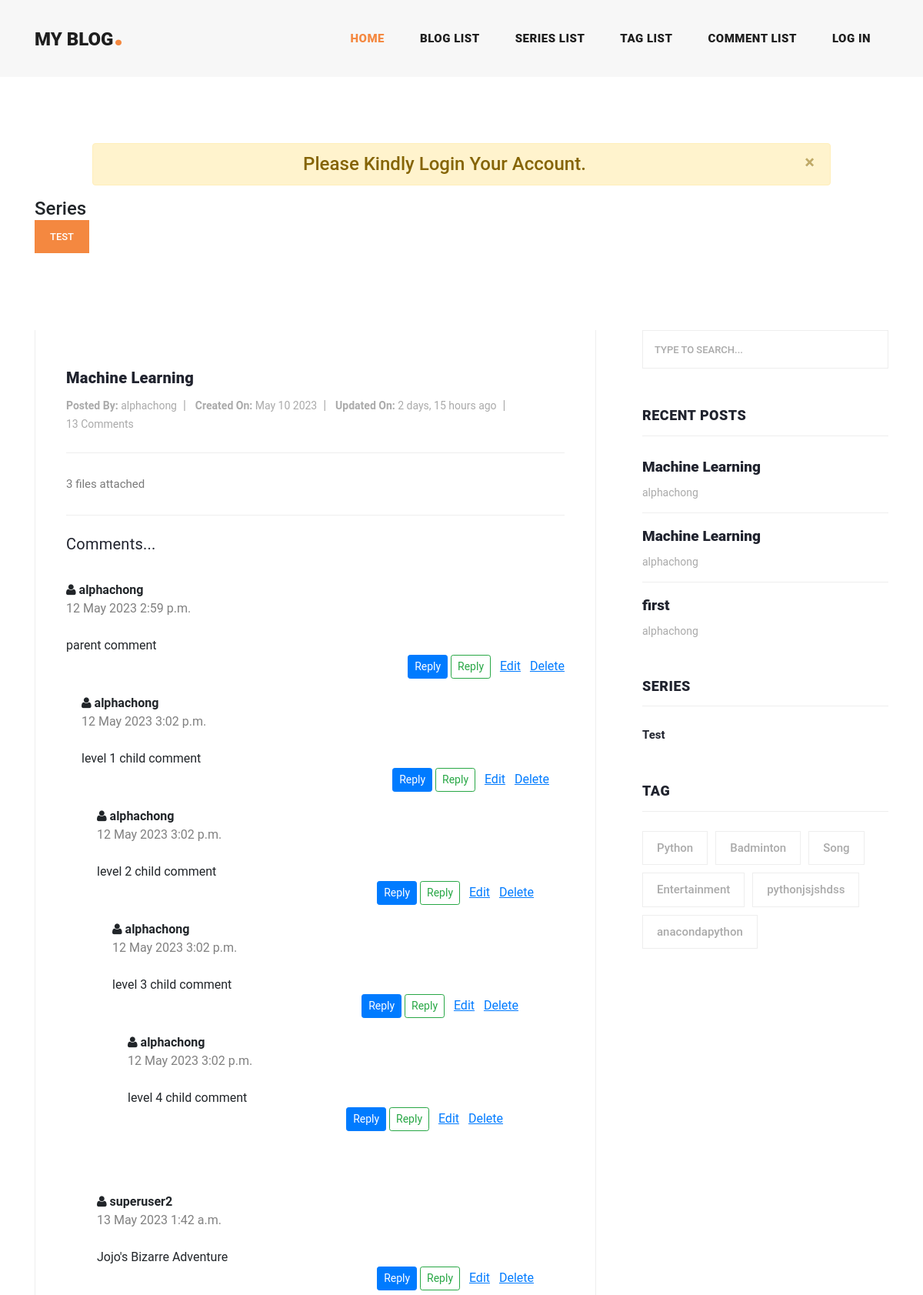
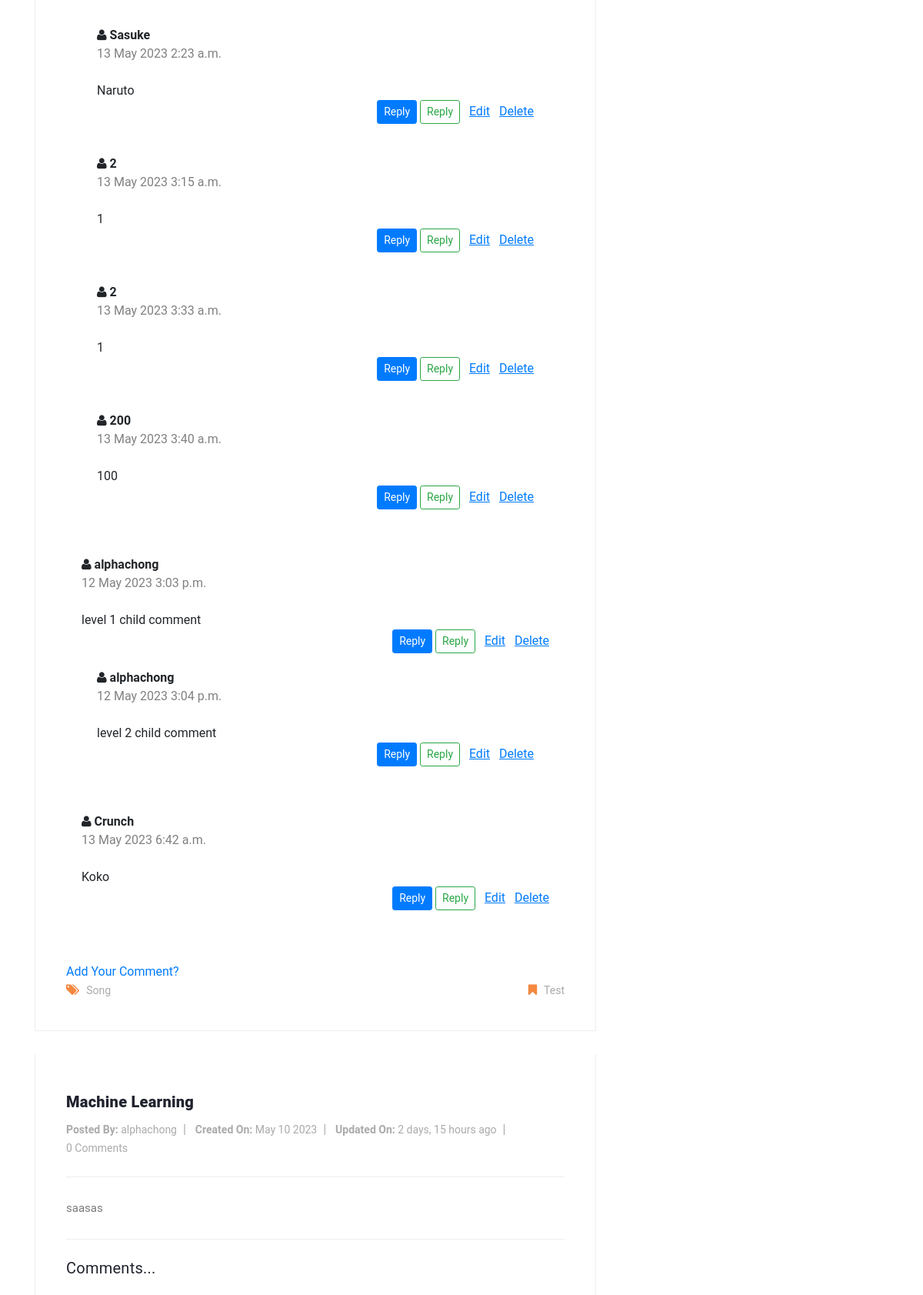
The page / (upper part) on the database its author committed (2 pictures, top to bottom).
### app_blog/models.py (models this page shows, shortened)
class Series(models.Model):
    name = models.CharField(max_length=50, default="")
    def __str__(self):
        return self.name

class Post(models.Model):
    title = models.CharField(max_length=100)
    author = models.ForeignKey(settings.AUTH_USER_MODEL, on_delete= models.CASCADE)
    contributors = models.ManyToManyField(settings.AUTH_USER_MODEL, related_name='contributed_posts', blank=True)
    content = models.TextField()
    tags = models.ManyToManyField(Tag)
    series = models.ForeignKey(Series, on_delete=models.CASCADE, null=True)
    created_on = models.DateTimeField(auto_now_add=True)
    updated_on = models.DateTimeField(auto_now= True)
    sequence = models.IntegerField(default=1)
    class Meta:
        ordering = ['sequence', '-created_on']

class Comment(models.Model):
    commenter = models.CharField(max_length=100, default="")
    comment_detail = models.TextField(default="")
    comment_date = models.DateTimeField(auto_now_add=True)
    post = models.ForeignKey(Post, on_delete=models.CASCADE)
    parent=models.ForeignKey("self", null=True, blank=True, on_delete=models.CASCADE)

class Tag(models.Model):
    name = models.CharField(max_length=50, default="")
    def __str__(self):
        return self.name

### project/views.py (the view)
# urls.py: 2. Add a URL to urlpatterns:  path('', views.home, name='home')
def home(request):
    context = {}
    context['post'] = Post.objects.all()
    context['tags'] = Tag.objects.all()
    context['comment'] = Comment.objects.all()
    context['series'] = Series.objects.all()
    return render(request, 'project/home.html', context=context)

### project/templates/project/home.html (shortened to what this page needs)
{% extends 'project/master.html' %}
{% load static %}
{% block content %}
        {% if user.is_authenticated %}
        <li>
          <a class="nav-link" href="{% url 'logout' %}">Log Out</a>
        </li>
        {% else %}
          <li class="nav-item">
            <a class="nav-link" href="{% url 'login' %}">Log In</a>
          </li>
        {% endif %}
        </ul>
      </div>
    </div>
  </nav>
</header>
<div class="main-banner header-text">
  <div class="container-fluid">
    <div class="owl-banner owl-carousel"></div>
  </div>
</div>
<section class="call-to-action">
  {% if user.is_authenticated %}
    <div class="alert alert-success alert-dismissible fade show" role="alert" style="width:80%; margin-left: auto; margin-right: auto;">
      <h4 style="text-align: center;">Welcome Back, {{ user.username }}.</h4>
      <button type="button" class="close" data-dismiss="alert" aria-label="Close">
        <span aria-hidden="true">&times;</span>
      </button>
    </div>
  {% else %}
    <div class="alert alert-warning alert-dismissible fade show" role="alert" style="width:80%; margin-left: auto; margin-right: auto;">
      <h4 style="text-align: center;">Please Kindly Login Your Account.</h4>
      <button type="button" class="close" data-dismiss="alert" aria-label="Close">
        <span aria-hidden="true">&times;</span>
      </button>
    </div>
  {% endif %}
  <div class="container">
    <div class="row">
      <div class="col-lg-12">
        <h4>Series</h4>
        <div class="btn-group" role="group" aria-label="Basic example">
          {% for s in series %}
            <div class="main-button">
              <a href="{% url 'app_blog:series-detail' s.pk  %}">{{ s.name }}</a>
            </div>
          {% endfor %}
        </div>
      </div>
    </div>
  </div>
</section>
<section class="blog-posts">
  <div class="container">
    <div class="row">
      <div class="col-lg-8">
        <div class="all-blog-posts">
          <div class="row">
            {% for post in post %}
              <div class="col-lg-12">
                <div class="blog-post">
                  <div class="down-content">
                    <a href="{% url 'app_blog:post-detail' post.pk %}"><h4>{{ post.title }}</h4></a>
                    <ul class="post-info">
                      <li><a href="#"><strong>Posted By:</strong> {{ post.author }}</a></li>
                      <li><a href="#"><strong>Created On:</strong> {{ post.created_on|date:"N j Y" }}</a></li>
                      <li><a href="#"><strong>Updated On:</strong> {{ post.updated_on|timesince }} ago</a></li>
                      <br/>
                      <li>
                        <a href="#">{{ post.comment_set.all.count }} Comments</a>
                      </li>
                    </ul>
                    <p>{{ post.content }}</p>
                    <h4 style="font-weight: normal">Comments...</h4>
                    {% for comments in post.comment_set.all %}
                      {% if comments.parent_id is None %}
                      <br/>
                      <div class="comment">
                        <i class="fa fa-user"></i>
                        <b>{{ comments.commenter }}</b>
                        <div style="color:gray;">
                          {{ comments.comment_date|date:"j N Y" }}
                          {{ comments.comment_date|time }}
                        </div>
                        <br/>
                        {{ comments.comment_detail }}
                        <div style="text-align: right;">
                          <button class="btn btn-sm btn-primary" type="button" data-toggle="collapse" data-target="#replyBox{{comments.pk}}" aria-expanded="false" aria-controls="replyBox{{comment.pk}}">
                            Reply
                        </button>
                        <a href="{% url 'app_blog:reply-comment-create' comments.pk %}" class="btn btn-sm btn-outline-success">Reply</a>
                          <a href="{% url 'app_blog:comment-update' comments.pk %}"><u>Edit</u></a>
                          <a href="{% url 'app_blog:comment-delete' comments.pk %}"><u>Delete</u></a>
                        </div>
                        {% include 'app_blog/comment/comment_reply.html' with replies=comments.comment_set.all %}
                    </div>
                    {% endif %}
                    {% empty %}
                        <p>No comments yet.</p>
                  {% endfor %}
                    <br /><br />
                    <div class="button">
                      <a href="{% url 'app_blog:comment-create' post.pk %}">Add Your Comment?</a>
                    </div>
                    <div class="post-options">
                      <div class="row">
                        <div class="col-6">
                          <ul class="post-tags">
                            <li><i class="fa fa-tags"></i></li>
                            {% for tag in post.tags.all %}
                              <li><a href="#">{{ tag }}</a></li>
                            {% endfor %}
                          </ul>
                        </div>
                        <div class="col-6">
                          <ul class="post-share">
                            <li><i class="fa fa-bookmark"></i></li>
                            <li><a href="{% url 'app_blog:series-detail' post.series.pk  %}">{{ post.series }}</a></li>
                          </ul>
                        </div>
                      </div>
                    </div>
                  </div>
                </div>
              </div>
            {% endfor %}
          </div>
        </div>
      </div>
      <div class="col-lg-4">
        <div class="sidebar">
          <div class="row">
            <div class="col-lg-12">
              <div class="sidebar-item search">
                <form id="search_form" name="gs" method="GET" action="#">
                  <input
                    type="text"
                    name="q"
                    class="searchText"
                    placeholder="type to search..."
                    autocomplete="on"
                  />
                </form>
              </div>
            </div>
            <div class="col-lg-12">
              <div class="sidebar-item recent-posts">
                <div class="sidebar-heading">
                  <h2>Recent Posts</h2>
                </div>
                <div class="content">
                  <ul>
                    {% for post in post %}
                      {% if forloop.counter <= 3 %}
                        <li>
                          <a href="{% url 'app_blog:post-detail' post.pk %}">
                            <h5>{{ post.title }}</h5>
                            <span>{{ post.author }}</span>
                          </a>
                        </li>
                      {% endif %}
                    {% endfor %}
                  </ul>
                </div>
              </div>
            </div>
            <div class="col-lg-12">
              <div class="sidebar-item categories">
                <div class="sidebar-heading">
                  <h2>Series</h2>
                </div>
                <div class="content">
                  <ul>
                    {% for s in series %}
                      <li><a href="{% url 'app_blog:series-detail' s.pk  %}">{{ s.name }}</a></li>
                    {% endfor %}
                  </ul>
                </div>
              </div>
            </div>
            <div class="col-lg-12">
              <div class="sidebar-item tags">
                <div class="sidebar-heading">
                  <h2>Tag</h2>
                </div>
                <div class="content">
                  <ul>
                    {% for t in tags %}
                      <li><a href="{% url 'app_blog:tag-detail' t.pk  %}">{{ t.name }}</a></li>
                    {% endfor %}
                  </ul>
                </div>
              </div>
            </div>
          </div>
        </div>
      </div>
    </div>
  </div>
</section>
{% endblock %}

### app_blog/templates/app_blog/comment/comment_reply.html (shortened to what this page needs)
{% for reply in replies %}
    <div class="replies" style="padding: 20px;">
        <i class="fa fa-user"></i>
        <b>{{ reply.commenter }}</b>
        <div style="color:gray;">
            {{ reply.comment_date|date:"j N Y" }}
            {{ reply.comment_date|time }}
          </div>
        <br />
        {{ reply.comment_detail }}
        <div style="text-align: right;">
            <button class="btn btn-sm btn-primary" type="button" data-toggle="collapse" data-target="#replyBox{{reply.pk}}" aria-expanded="false" aria-controls="replyBox{{comment.pk}}">
                Reply
            </button>
            <a href="{% url 'app_blog:reply-comment-create' reply.pk %}" class="btn btn-sm btn-outline-success">Reply</a>
            <a href="{% url 'app_blog:comment-update' reply.pk %}"><u>Edit</u></a>
            <a href="{% url 'app_blog:comment-delete' reply.pk %}"><u>Delete</u></a>
          </div>
        {% include 'app_blog/comment/comment_reply.html' with replies=reply.comment_set.all %}
    </div>
{% endfor %}

### static/css/templatemo-stand-blog.css (style rules this page uses)
body { font-family: 'Roboto', sans-serif; overflow-x: hidden; text-rendering: optimizeLegibility; -webkit-font-smoothing: antialiased; -moz-osx-font-smoothing: grayscale; }
p { margin-bottom: 0px; font-size: 15px; font-weight: 400; color: #7a7a7a; line-height: 30px; }
a { text-decoration: none!important; }
ul { padding: 0; margin: 0; list-style: none; }
h1,h2,h3,h4,h5,h6 { margin: 0px; }
.main-button a { display: inline-block; background-color: #f48840; color: #fff; font-size: 13px; font-weight: 500; padding: 12px 20px; text-transform: uppercase; transition: all .3s; }
.navbar .navbar-nav .nav-item { margin: 0px 15px; }
.navbar .navbar-nav a.nav-link { text-transform: capitalize; font-size: 15px; font-weight: 800; text-transform: uppercase; letter-spacing: 0.5px; color: #1e1e1e; transition: all 0.3s; }
.main-banner .container-fluid { padding: 0px 10px; margin-bottom: -24px; }
.owl-banner { padding-top: 110px; }
.call-to-action { margin-top: 100px; }
.blog-posts { margin-top: 100px; }
.blog-posts .blog-post { margin-bottom: 30px; }
.blog-posts .down-content { padding: 40px; border-right: 1px solid #eee; border-left: 1px solid #eee; border-bottom: 1px solid #eee; }
.blog-posts .down-content h4 { font-size: 24px; text-transform: capitalize; letter-spacing: 0.5px; font-weight: 900; color: #20232e; margin: 10px 0px 12px 0px; }
.blog-posts .down-content ul.post-info li { display: inline-block; margin-right: 8px; }
.blog-posts .down-content ul.post-info li:after { content: '|'; color: #aaa; margin-left: 8px; }
.blog-posts .down-content h4 { font-size: 20px; letter-spacing: 0.25px; }
.blog-posts .down-content ul.post-info li:last-child::after { display: none; }
.blog-posts .down-content ul.post-info li a { font-size: 14px; color: #aaa; font-weight: 400; transition: all .3s; }
.blog-posts .down-content p { padding: 25px 0px; margin: 25px 0px; border-top: 1px solid #eee; border-bottom: 1px solid #eee; }
.blog-posts .down-content ul.post-share { text-align: right; }
.blog-posts .down-content ul.post-tags li, .blog-posts .down-content ul.post-share li { display: inline-block; }
.blog-posts .down-content ul.post-tags li:first-child i, .blog-posts .down-content ul.post-share li:first-child i { color: #f48840; margin-right: 5px; }
.blog-posts .down-content ul.post-tags li, .blog-posts .down-content ul.post-share li { color: #aaa; }
.blog-posts .down-content ul.post-tags li a, .blog-posts .down-content ul.post-share li a { font-size: 14px; color: #aaa; font-weight: 400; transition: all .3s; }
.blog-posts .sidebar-heading h2 { font-size: 18px; text-transform: uppercase; font-weight: 900; letter-spacing: 0.5px; color: #20232e; border-bottom: 1px solid #eee; padding-bottom: 15px; margin-bottom: 25px; }
.sidebar { margin-left: 30px; }
.sidebar .sidebar-item { margin-top: 50px; }
.sidebar .search { margin-top: 0px; }
.sidebar .sidebar-heading h2 { font-size: 18px; text-transform: uppercase; font-weight: 900; letter-spacing: 0.5px; color: #20232e; border-bottom: 1px solid #eee; padding-bottom: 15px; margin-bottom: 25px; }
.sidebar .search input { width: 100%; height: 50px; border: 1px solid #eee; font-size: 13px; text-transform: uppercase; font-weight: 500; color: #7a7a7a; outline: none; padding: 0px 15px; }
.sidebar .search input::placeholder { color: #aaa; }
.sidebar .recent-posts ul li { margin-bottom: 15px; padding-bottom: 15px; border-bottom: 1px solid #eee; }
.sidebar .recent-posts ul li:last-child { margin-bottom: 0px; padding-bottom: 0px; border-bottom: none; }
.sidebar .recent-posts ul li h5 { font-size: 19px; font-weight: 900; color: #20232e; line-height: 30px; transition: all 0.3s; }
.sidebar .recent-posts ul li span { display: block; font-size: 14px; color: #aaa; margin-top: 8px; }
.sidebar .categories ul li { margin-bottom: 15px; }
.sidebar .categories ul li:last-child { margin-bottom: 0px; }
.sidebar .categories ul li a { font-size: 15px; font-weight: 700; color: #20232e; transition: all .3s; }
.sidebar .tags ul li { margin-right: 6px; display: inline-block; }
.sidebar .tags ul li { margin-bottom: 10px; }
.sidebar .tags ul li a { font-size: 15px; font-weight: 500; color: #aaa; display: inline-block; border: 1px solid #eee; padding: 10px 18px; transition: all .3s; }

### rows shown on the page
Series: name "TEST", name "Test"
Post: title "Machine Learning", author "alphachong", created_on "May 10 2023", updated_on "2 days, 15 hours", comment_set.all.count "13", content "3 files attached", series "Test"
Comment: commenter "alphachong", comment_date "12 May 2023", comment_date "2:59 p.m.", comment_detail "parent comment"
Comment: commenter "alphachong", comment_date "12 May 2023", comment_date "3:02 p.m.", comment_detail "level 1 child comment"
Comment: commenter "alphachong", comment_date "12 May 2023", comment_date "3:02 p.m.", comment_detail "level 2 child comment"
Comment: commenter "alphachong", comment_date "12 May 2023", comment_date "3:02 p.m.", comment_detail "level 3 child comment"
Comment: commenter "alphachong", comment_date "12 May 2023", comment_date "3:02 p.m.", comment_detail "level 4 child comment"
Comment: commenter "superuser2", comment_date "13 May 2023", comment_date "1:42 a.m.", comment_detail "Jojo's Bizarre Adventure"
Comment: commenter "Sasuke", comment_date "13 May 2023", comment_date "2:23 a.m.", comment_detail "Naruto"
Comment: commenter "2", comment_date "13 May 2023", comment_date "3:15 a.m.", comment_detail "1"
Comment: commenter "2", comment_date "13 May 2023", comment_date "3:33 a.m.", comment_detail "1"
Comment: commenter "200", comment_date "13 May 2023", comment_date "3:40 a.m.", comment_detail "100"
Comment: commenter "alphachong", comment_date "12 May 2023", comment_date "3:03 p.m.", comment_detail "level 1 child comment"
Comment: commenter "alphachong", comment_date "12 May 2023", comment_date "3:04 p.m.", comment_detail "level 2 child comment"
Comment: commenter "Crunch", comment_date "13 May 2023", comment_date "6:42 a.m.", comment_detail "Koko"
Tag: name "Song"
Post: title "Machine Learning", author "alphachong", created_on "May 10 2023", updated_on "2 days, 15 hours", comment_set.all.count "0", content "saasas"
Post: title "first", author "alphachong"
Tag: name "Python"
Tag: name "Badminton"
Tag: name "Entertainment"
Tag: name "pythonjsjshdss"
Tag: name "anacondapython"
